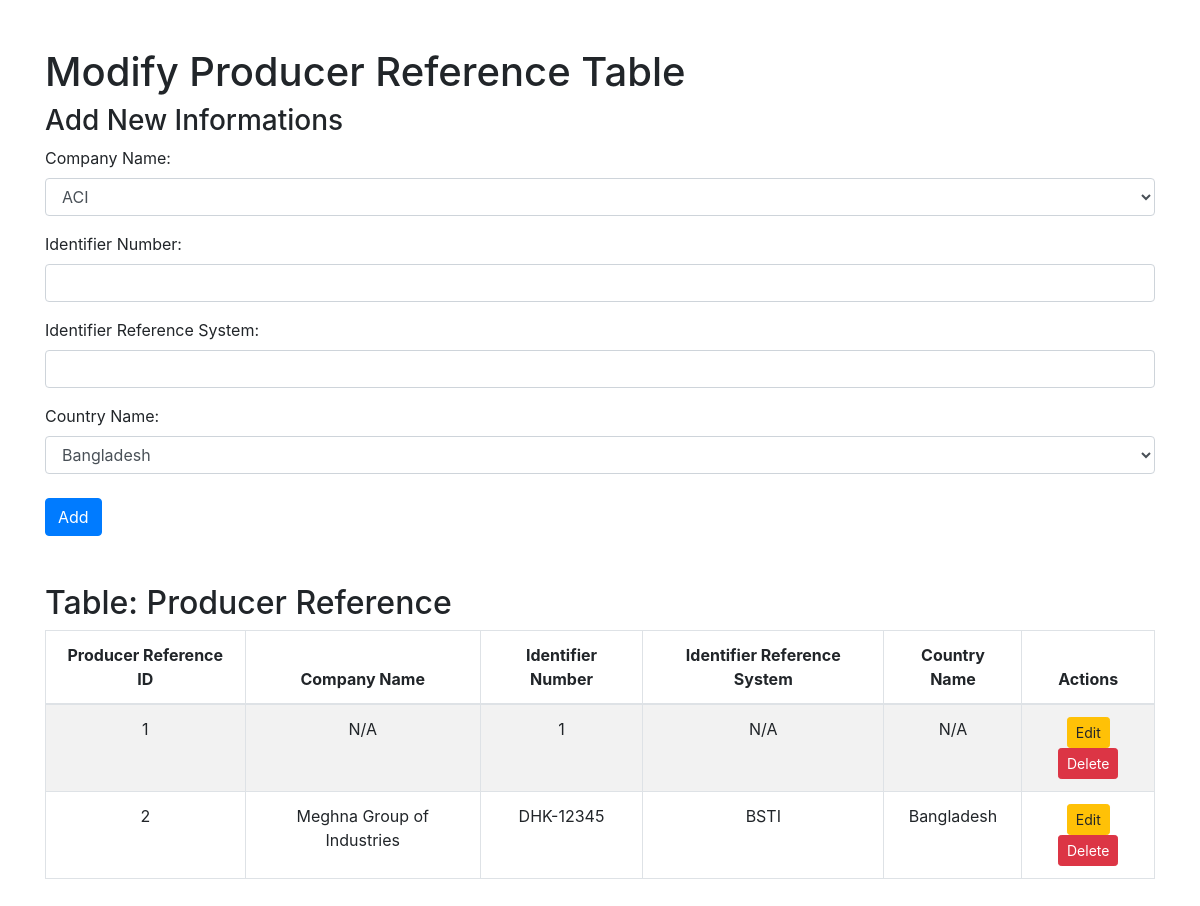
The app's page /input_tables/input_producer_reference.php with its own data.
### tables this page shows
CREATE TABLE `producerreference` (
  `ProducerReferenceID` int(11) NOT NULL,
  `CompanyID` int(11) DEFAULT NULL,
  `IdentifierNumber` varchar(255) DEFAULT NULL,
  `IdentifierReferenceSystem` varchar(255) DEFAULT NULL,
  `CountryID` int(11) DEFAULT NULL
);

CREATE TABLE `company` (
  `CompanyID` int(11) NOT NULL,
  `CompanyName` varchar(255) NOT NULL
);

CREATE TABLE `country` (
  `CountryID` int(11) NOT NULL,
  `CountryName` varchar(50) NOT NULL
);

### input_tables/input_producer_reference.php (the view, shortened to what this page needs)
<?php
include('../db_connect.php');
?>
<!DOCTYPE html>
<html>
<head>
    <link href="https://cdnjs.cloudflare.com/ajax/libs/bootstrap/4.6.2/css/bootstrap.min.css" rel="stylesheet">
</head>
<body>
    <div class="container mt-5">
        <h1>Modify Producer Reference Table</h1>
        <h3>Add New Informations</h3>
        <form method="post" action="input_producer_reference.php" class="mb-4">
            <div class="form-group">
                <label for="companyID">Company Name:</label>
                <select id="companyID" name="companyID" class="form-control" required>
                    <?php
                    $companyResult = $conn->query("SELECT CompanyID, CompanyName FROM company ORDER BY CompanyName ASC");
                    while ($companyRow = $companyResult->fetch_assoc()) {
                        echo "<option value='{$companyRow['CompanyID']}'>" . htmlspecialchars($companyRow['CompanyName']) . "</option>";
                    }
                    ?>
                </select>
            </div>
            <div class="form-group">
                <label for="identifierNumber">Identifier Number:</label>
                <input type="text" id="identifierNumber" name="identifierNumber" class="form-control" required>
            </div>
            <div class="form-group">
                <label for="identifierReferenceSystem">Identifier Reference System:</label>
                <input type="text" id="identifierReferenceSystem" name="identifierReferenceSystem" class="form-control" required>
            </div>
            <div class="form-group">
                <label for="countryID">Country Name:</label>
                <select id="countryID" name="countryID" class="form-control" required>
                    <?php
                    $countryResult = $conn->query("SELECT CountryID, CountryName FROM country ORDER BY CountryName ASC");
                    while ($countryRow = $countryResult->fetch_assoc()) {
                        echo "<option value='{$countryRow['CountryID']}'>" . htmlspecialchars($countryRow['CountryName']) . "</option>";
                    }
                    ?>
                </select>
            </div>
            <button type="submit" class="btn btn-primary mt-2">Add</button>
        </form>
        <h2>Table: Producer Reference</h2>
        <div class="table-responsive">
            <table class="table table-bordered table-striped">
                <thead>
                    <tr>
                        <th>Producer Reference ID</th>
                        <th>Company Name</th>
                        <th>Identifier Number</th>
                        <th>Identifier Reference System</th>
                        <th>Country Name</th>
                        <th>Actions</th>
                    </tr>
                </thead>
                <tbody>
                    <?php
                    $result = $conn->query("SELECT pr.ProducerReferenceID, c.CompanyName, pr.IdentifierNumber, pr.IdentifierReferenceSystem, co.CountryName FROM producerreference pr JOIN company c ON pr.CompanyID = c.CompanyID JOIN country co ON pr.CountryID = co.CountryID");
                    while ($row = $result->fetch_assoc()) {
                        echo "<tr>";
                        echo "<td>" . htmlspecialchars($row['ProducerReferenceID']) . "</td>";
                        echo "<td>" . htmlspecialchars($row['CompanyName']) . "</td>";
                        echo "<td>" . htmlspecialchars($row['IdentifierNumber']) . "</td>";
                        echo "<td>" . htmlspecialchars($row['IdentifierReferenceSystem']) . "</td>";
                        echo "<td>" . htmlspecialchars($row['CountryName']) . "</td>";
                        echo "<td>";
                        echo "<a href='?action=edit&id=" . $row['ProducerReferenceID'] . "' class='btn btn-warning btn-sm'>Edit</a> ";
                        echo "<a href='?action=delete&id=" . $row['ProducerReferenceID'] . "' class='btn btn-danger btn-sm' onclick=\"return confirm('Are you sure you want to delete this record?');\">Delete</a>";
                        echo "</td>";
                        echo "</tr>";
                    }
                    ?>
                </tbody>
            </table>
        </div>
    </div>
</body>
</html>

### input_tables/input_producer_reference.php (style rules this page uses)
table th, table td { text-align: center; vertical-align: middle; }
.table-responsive { max-height: 400px; overflow-y: auto; }
.table thead th { position: sticky; top: 0; background-color: #fff; z-index: 1; }

### records on screen
producerreference: ProducerReferenceID "1", CompanyID.CompanyName "N/A", IdentifierNumber "1", IdentifierReferenceSystem "N/A", CountryID.CountryName "N/A"
producerreference: ProducerReferenceID "2", CompanyID.CompanyName "Meghna Group of Industries", IdentifierNumber "DHK-12345", IdentifierReferenceSystem "BSTI", CountryID.CountryName "Bangladesh"

### other values on screen
form field companyID "ACI"
form field countryID "Bangladesh"
